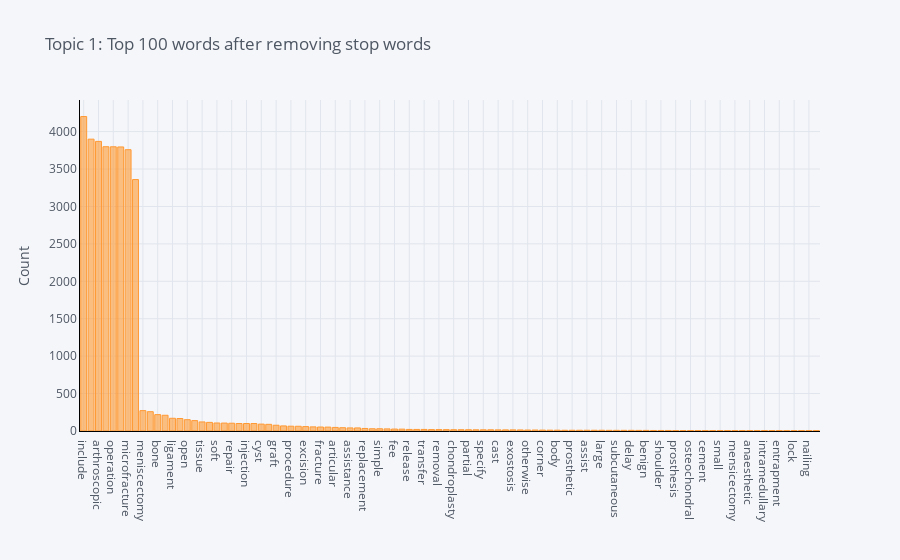

Notebook source saved alongside this figure:
### Code cell
plot_model(lda, plot = 'frequency', topic_num = 'Topic 1')

### Figure 1 — Plotly figure (JSON) as saved in the notebook; plotly's stock layout.template omitted (floating-point values rounded to 4 significant figures)
{"data": [{"marker": {"color": "rgba(255, 153, 51, 0.6)", "line": {"color": "rgba(255, 153, 51, 1.0)", "width": 1}}, "name": "count", "orientation": "v", "text": "", "type": "bar", "x": ["include", "knee", "arthroscopic", "multiple", "operation", "drilling", "microfracture", "book", "meniscectomy", "debridement", "bone", "joint", "ligament", "fixation", "open", "internal", "tissue", "reconstruction", "soft", "exclude", "repair", "bursa", "injection", "wire", "cyst", "aspiration", "graft", "long", "procedure", "bilateral", "excision", "reduction", "fracture", "primary", "articular", "sole", "assistance", "intra", "replacement", "revision", "simple", "tibial", "fee", "autograft", "release", "clinic", "transfer", "osteotomy", "removal", "patella", "chondroplasty", "surgical", "partial", "stabilisation", "specify", "cruciate", "cast", "application", "exostosis", "lateral", "otherwise", "total", "corner", "meniscal", "body", "deep", "prosthetic", "secondary", "assist", "child", "large", "guidance", "subcutaneous", "examination", "delay", "ganglion", "benign", "robotically", "shoulder", "lengthen", "prosthesis", "peripheral", "osteochondral", "nerve", "cement", "single", "small", "deeply", "mensicectomy", "place", "anaesthetic", "stage", "intramedullary", "foreign", "entrapment", "elsewhere", "lock", "muscle", "nailing", "adult"], "y": [4201, 3899, 3869, 3798, 3797, 3795, 3758, 3359, 272, 258, 219, 210, 170, 167, 151, 139, 121, 115, 107, 106, 104, 100, 100, 100, 92, 89, 77, 68, 64, 63, 59, 55, 53, 52, 48, 44, 41, 41, 34, 30, 30, 28, 26, 25, 21, 21, 21, 19, 19, 18, 17, 17, 17, 16, 16, 16, 15, 15, 15, 14, 13, 13, 12, 11, 11, 10, 10, 10, 10, 10, 10, 9, 9, 9, 9, 8, 8, 7, 7, 7, 6, 6, 6, 6, 6, 6, 6, 6, 6, 6, 6, 6, 6, 6, 6, 5, 5, 5, 5, 5]}], "layout": {"legend": {"bgcolor": "#F5F6F9", "font": {"color": "#4D5663"}}, "paper_bgcolor": "#F5F6F9", "plot_bgcolor": "#F5F6F9", "title": {"font": {"color": "#4D5663"}, "text": "Topic 1: Top 100 words after removing stop words"}, "xaxis": {"gridcolor": "#E1E5ED", "linecolor": "black", "showgrid": true, "tickfont": {"color": "#4D5663"}, "title": {"font": {"color": "#4D5663"}, "text": ""}, "zerolinecolor": "#E1E5ED"}, "yaxis": {"gridcolor": "#E1E5ED", "linecolor": "black", "showgrid": true, "tickfont": {"color": "#4D5663"}, "title": {"font": {"color": "#4D5663"}, "text": "Count"}, "zerolinecolor": "#E1E5ED"}}}
